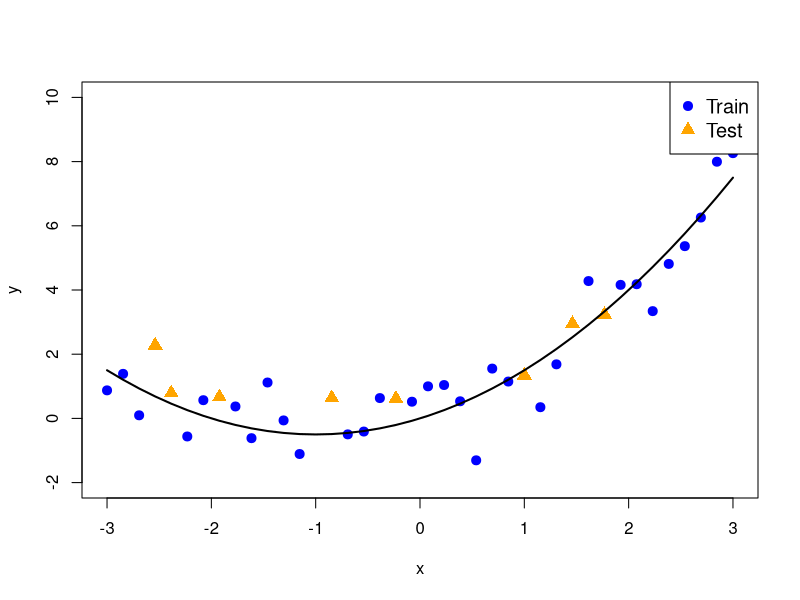
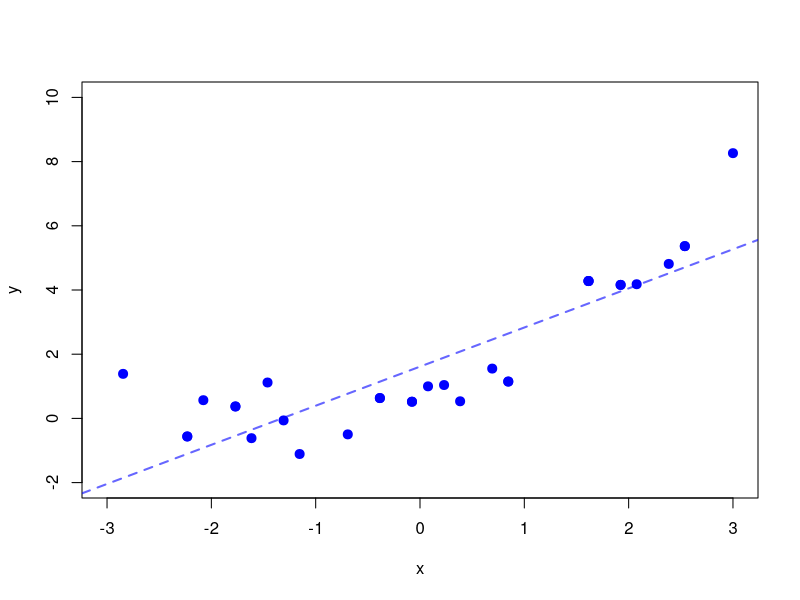
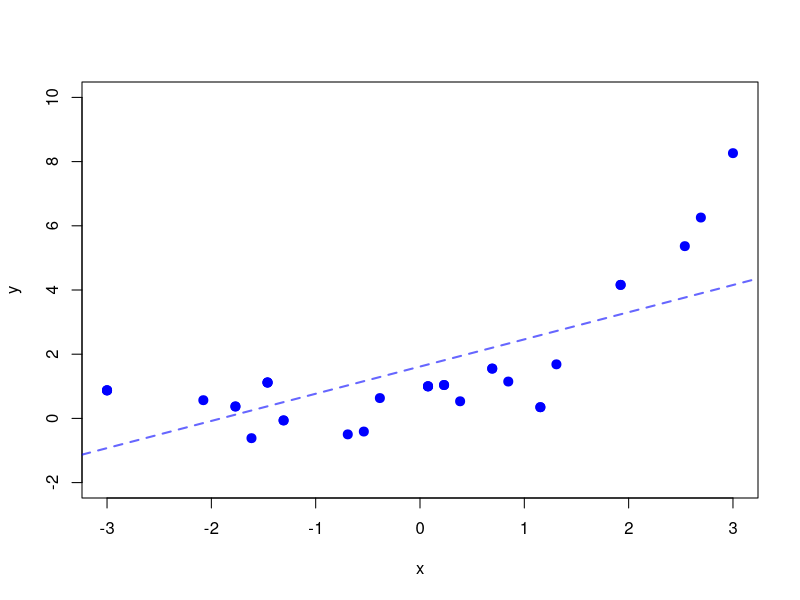
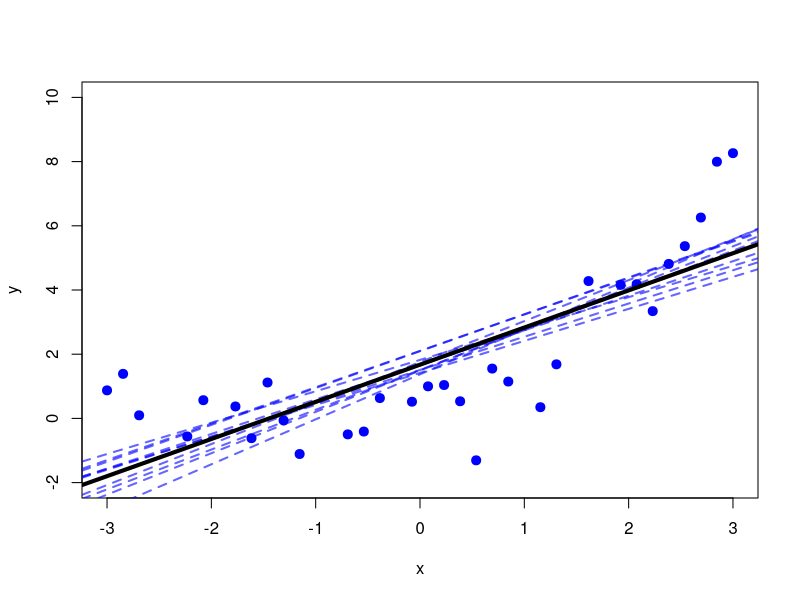
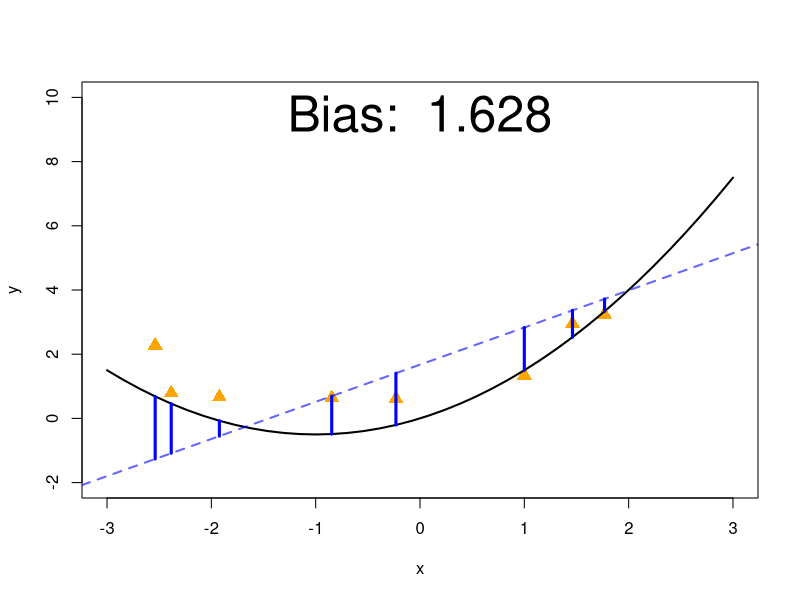
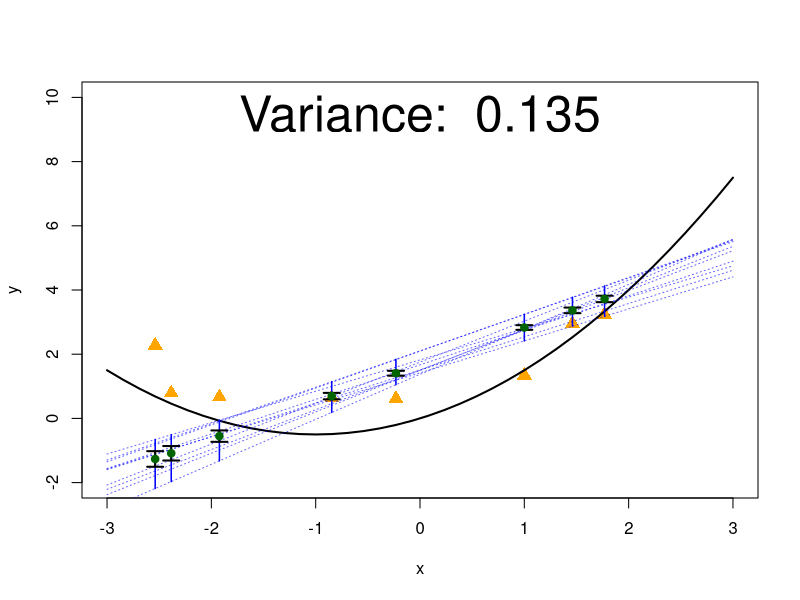
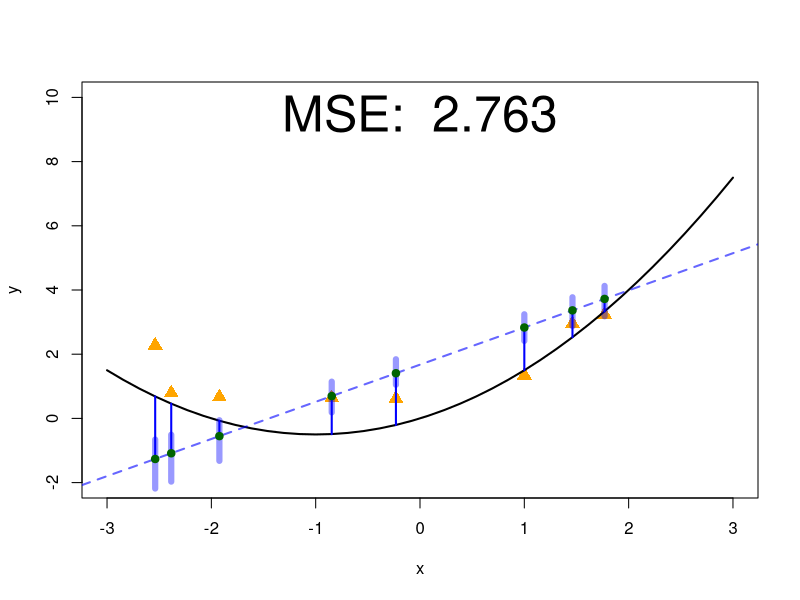
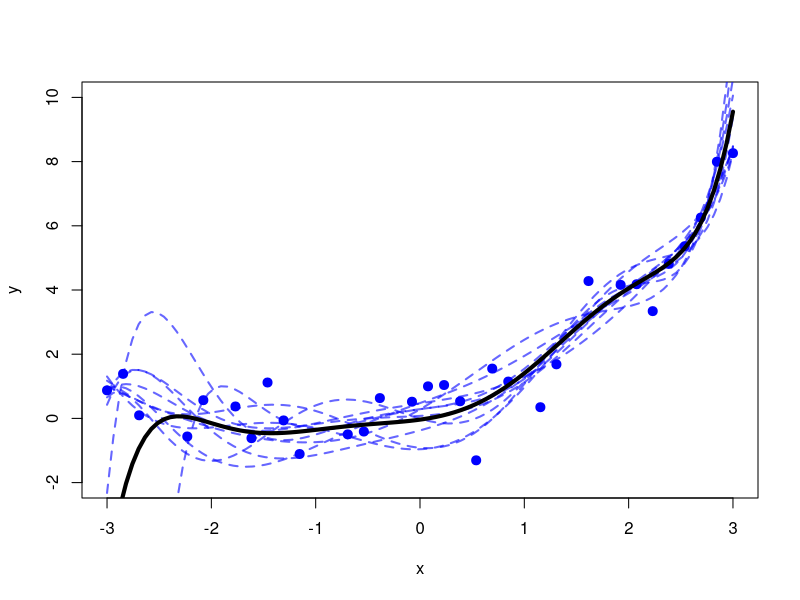

The R script that drew these images, in order:
# ------------------------------------------------------------------------------
# bias-var-decomposition simulation plots (generates range of figures)
# computes the components of the bias variance decomposition for models with
# different complexities (linear regression and polynomial regression)
# ------------------------------------------------------------------------------

set.seed(1)

calculate_polynomial <- function(coef,poly_grade,x){
    # Calculate the polynomial using the coeffficients
    y <- coef[1]
    for (i in 2:(poly_grade+1)){
        y <- y + coef[i] * x^(i-1)
    }
    return(y)
}

plot_polynomial <- function(coef,poly_grade,color="blue",lwd=2,lty=2){
    # Plot the polynomial using the coeffficients
    x <- seq(-3, 3, length.out = 100)
    y <- calculate_polynomial(coef,poly_grade,x)
    # 
    lines(x, y, col = color, lwd=lwd,lty=lty)
}

train_model <- function(training_lenght,X_train,Y_train,poly_grade=1,plot_points = FALSE){
    # Bootstrap the training data
    sample_index <- sample(1:training_length, training_length, replace = TRUE)
    X_train_sample <- X_train[sample_index]
    Y_train_sample <- Y_train[sample_index]
    # Make a dashed line with the model if the flag is true
    if (plot_points){
        plot(X_train_sample, Y_train_sample, col = "blue", pch = 19, cex = 1.2, xlim = c(-3, 3), ylim = c(-2, 10), xlab = "x",ylab = "y")
    }
    model = lm(Y_train_sample ~ poly(X_train_sample, poly_grade,raw=TRUE))
    if (poly_grade == 1){
        abline(model,col=rgb(0, 0, 1, 0.6), lwd = 2, lty=2)
    }
    if (poly_grade > 1){
        plot_polynomial(coef(model), poly_grade, color=rgb(0, 0, 1, 0.6))
        }
    return(coef(model))
}

save_plot <- function(path){
png(path)
}

data_length=40
training_fraction <- 0.80
training_length <- round(training_fraction * data_length)
number_of_models=10

X <- seq(-3, 3, length.out = data_length)
# Apply a polynomial transformation to X and add noise
error_std <- 1
Y_noiseless <-  X + 0.5 * X^2
Y <- Y_noiseless+ rnorm(data_length, mean = 0, sd = error_std)

# Divide the data into training and test
train_index <- sample(1:data_length, training_length )
X_train <- X[train_index]
Y_train <- Y[train_index]
X_test <- X[-train_index]
Y_test <- Y[-train_index]
Y_true_test <- Y_noiseless[-train_index]

### 1st plot: Plot of train and test data
save_plot("../figure/bias_variance_decomposition-train_test.png")
plot(X_train, Y_train, col = "blue", pch = 19, cex = 1.2, xlim = c(-3, 3), ylim = c(-2, 10),xlab = "x",ylab = "y")
points(X[-train_index], Y[-train_index], col = "orange", pch = 17, cex = 1.5)
# add a legend
legend("topright", legend = c("Train", "Test"), col = c("blue", "orange"), pch = c(19,17), pt.cex = c(1.2, 1.5), cex=1.2)
lines(X, Y_noiseless, col = "black", lwd = 2)
dev.off()

### 2nd plot: Explain the sampling with replacement ( bootstrap), show it two times
save_plot("../figure/bias_variance_decomposition-bootstrap_2.png")
train_model(training_length,X_train,Y_train,1,TRUE)
dev.off()
save_plot("../figure/bias_variance_decomposition-bootstrap_1.png")
train_model(training_length,X_train,Y_train,1,TRUE)
dev.off()


### 3th plot: Train N models using different samples from the training data and show them, also show the average model
coef_list <- list()
save_plot("../figure/bias_variance_decomposition-linear_model.png")
plot(X_train, Y_train, col = "blue", pch = 19, cex = 1.2, xlim = c(-3, 3), ylim = c(-2, 10),xlab = "x",ylab = "y")
for (i in 1:number_of_models) {
  coef_list[[i]] <- train_model(training_length,X_train,Y_train,1,FALSE)

}
coef_df <- do.call(rbind, coef_list)
coef_df_mean <- apply(coef_df, 2, mean)
abline(coef_df_mean, col = "black", lwd = 4)
dev.off()


### 4th plot: Plot test points, real model, average model and show the bias
save_plot("../figure/bias_variance_decomposition-linear_model_bias.png")
bias = mean(((coef_df_mean[1] + coef_df_mean[2] * X_test) - ( X_test + 0.5 * X_test^2))^2)
plot(X_test, Y_test, col = "orange", pch = 17, cex = 1.5, xlim = c(-3, 3), ylim = c(-2, 10),xlab = "x",ylab = "y")
lines(X, Y_noiseless, col = "black", lwd = 2)
abline(coef_df_mean, col=rgb(0, 0, 1, 0.6), lwd = 2, lty=2)
segments(X_test,Y_true_test, X_test, calculate_polynomial(coef_df_mean,1,X_test), col = "blue", lwd = 3, lty = 'solid')
# calculate the mean bias with respect to the real model in the test data
text(0, 9.5, paste("Bias: ",round(bias,3)), cex = 3)
dev.off()

### 5th plot: Plot test points, real model, and the predictions of each trained model
save_plot("../figure/bias_variance_decomposition-linear_model_variance.png")
Y_test_predicted <- matrix(0, nrow = number_of_models, ncol = length(X_test))
for (i in 1:number_of_models) {
  Y_test_predicted[i,] <-  coef_list[[i]][1] + coef_list[[i]][2] * X_test
}
prediction_means <- apply(Y_test_predicted, 2, mean)
prediction_vars <- apply(Y_test_predicted, 2, var)
prediction_min <- apply(Y_test_predicted, 2, min)
prediction_max <- apply(Y_test_predicted, 2, max)
plot(X_test, Y_test, col = "orange", pch = 17, cex = 1.5,
     xlim = c(-3, 3), ylim = c(-2, 10), xlab = "x", ylab = "y")
lines(X, Y_noiseless, col = "black", lwd = 2)
for (i in 1:number_of_models) {
  plot_polynomial(coef_list[[i]], 1, col = rgb(0, 0, 1, 0.6), lwd = 1, lty = 3)
}
for (j in 1:length(X_test)) {
  segments(X_test[j], prediction_min[j], X_test[j], prediction_max[j],
           col = "blue", lty = 'solid', lwd = 1.5)
}
arrows(X_test,
       prediction_means - prediction_vars,
       X_test,
       prediction_means + prediction_vars,
       angle = 90, code = 3, length = 0.08,
       col = "black", lwd = 2)
points(X_test, prediction_means, col = "darkgreen", pch = 19, cex = 1)
text(0, 9.5, paste("Variance: ", round(mean(prediction_vars), 3)), cex = 3)
dev.off()


### 6th plot: MSE
save_plot("../figure/bias_variance_decomposition-linear_model_mse.png")

Y_pred_mean <- calculate_polynomial(coef_df_mean, 1, X_test)
bias_squared <- (Y_pred_mean - Y_true_test)^2
variance <- prediction_vars
noise <- rep(error_std^2, length(X_test))

# MSE = Bias² + Variance + Noise
mse <- bias_squared + variance + noise
mse_total <- mean(mse)

plot(X_test, Y_test, col = "orange", pch = 17, cex = 1.5,
     xlim = c(-3, 3), ylim = c(-2, 10),
     xlab = "x", ylab = "y")
lines(X, Y_noiseless, col = "black", lwd = 2)
abline(coef_df_mean, col = rgb(0, 0, 1, 0.6), lwd = 2, lty=2)
segments(X_test, Y_true_test, X_test, Y_pred_mean,
         col = "blue", lwd = 2) # bias
prediction_min <- apply(Y_test_predicted, 2, min)
prediction_max <- apply(Y_test_predicted, 2, max)

for (j in 1:length(X_test)) {
  segments(X_test[j], prediction_min[j], X_test[j], prediction_max[j],
           col = rgb(0,0,1,0.4), lty = 'solid', lwd = 6)
} # var
points(X_test, Y_pred_mean, col = "darkgreen", pch = 19, cex = 1)
text(0, 9.5, paste("MSE: ", round(mse_total, 3)), cex = 3)

dev.off()


###### Now, a much more complex model ######
grade=7
### 7th plot: Train N models using different samples from the training data and show them, also show the average model
coef_list <- list()
save_plot("../figure/bias_variance_decomposition-complex_model.png")
plot(X_train, Y_train, col = "blue", pch = 19, cex = 1.2, xlim = c(-3, 3), ylim = c(-2, 10),xlab = "x",ylab = "y")
for (i in 1:number_of_models) {
  coef_list[[i]] <- train_model(training_length,X_train,Y_train,grade,FALSE)
}
coef_df <- do.call(rbind, coef_list)
coef_df_mean <- apply(coef_df, 2, mean)
plot_polynomial(coef_df_mean,grade,"black",4,1)
dev.off()

### 8th plot: Plot test points, real model, average model and show the bias
save_plot("../figure/bias_variance_decomposition-complex_model_bias.png")
bias=mean(((calculate_polynomial(coef_df_mean,grade,X_test)) - (X_test + 0.5 * X_test^2))^2)
plot(X_test, Y_test, col = "orange", pch = 17, cex = 1.5,xlim = c(-3, 3), ylim = c(-2, 10),xlab = "x",ylab = "y")
lines(X, Y_noiseless, col = "black", lwd = 2)
plot_polynomial(coef_df_mean,grade,rgb(0, 0, 1, 0.6),2,2)
segments(X_test,Y_true_test, X_test, calculate_polynomial(coef_df_mean,grade,X_test), col = "blue", lwd = 3, lty = 'solid')
text(0, 9.5, paste("Bias: ",round(bias,3)), cex = 3)
dev.off()


### 9th plot: Plot test points, real model, and the predictions of each trained model
save_plot("../figure/bias_variance_decomposition-complex_model_variance.png")
Y_test_predicted <- matrix(0, nrow = number_of_models, ncol = length(X_test))
for (i in 1:number_of_models) {
  Y_test_predicted[i,] <-  calculate_polynomial(coef_list[[i]],grade,X_test)
}
prediction_means <- apply(Y_test_predicted, 2, mean)
prediction_vars <- apply(Y_test_predicted, 2, var)
prediction_min <- apply(Y_test_predicted, 2, min)
prediction_max <- apply(Y_test_predicted, 2, max)
plot(X_test, Y_test, col = "orange", pch = 17, cex = 1.5,
     xlim = c(-3, 3), ylim = c(-2, 10), xlab = "x", ylab = "y")
lines(X, Y_noiseless, col = "black", lwd = 2)
for (i in 1:number_of_models) {
  plot_polynomial(coef_list[[i]], grade, col = rgb(0, 0, 1, 0.6), lwd = 1, lty = 3)
}
for (j in 1:length(X_test)) {
  segments(X_test[j], prediction_min[j], X_test[j], prediction_max[j],
           col = "blue", lty = 'solid', lwd = 1.5)
}
arrows(X_test,
       prediction_means - prediction_vars,
       X_test,
       prediction_means + prediction_vars,
       angle = 90, code = 3, length = 0.08,
       col = "black", lwd = 2)
points(X_test, prediction_means, col = "darkgreen", pch = 19, cex = 1)
text(0, 9.5, paste("Variance: ", round(mean(prediction_vars), 3)), cex = 3)
dev.off()


### 10th plot: MSE
save_plot("../figure/bias_variance_decomposition-complex_model_mse.png")

Y_pred_mean <- calculate_polynomial(coef_df_mean, grade, X_test)
bias_squared <- (Y_pred_mean - Y_true_test)^2
variance <- prediction_vars
noise <- rep(error_std^2, length(X_test))

# MSE = Bias² + Variance + Noise
mse <- bias_squared + variance + noise
mse_total <- mean(mse)

plot(X_test, Y_test, col = "orange", pch = 17, cex = 1.5,
     xlim = c(-3, 3), ylim = c(-2, 10),
     xlab = "x", ylab = "y")
lines(X, Y_noiseless, col = "black", lwd = 2)
plot_polynomial(coef_df_mean, grade, color = rgb(0, 0, 1, 0.6), lwd = 2, lty = 2)
segments(X_test, Y_true_test, X_test, Y_pred_mean,
         col = "blue", lwd = 2) # bias
prediction_min <- apply(Y_test_predicted, 2, min)
prediction_max <- apply(Y_test_predicted, 2, max)

for (j in 1:length(X_test)) {
  segments(X_test[j], prediction_min[j], X_test[j], prediction_max[j],
           col = rgb(0,0,1,0.4), lty = 'solid', lwd = 6)
} # var
points(X_test, Y_pred_mean, col = "darkgreen", pch = 19, cex = 1)
text(0, 9.5, paste("MSE: ", round(mse_total, 3)), cex = 3)

dev.off()

###### Now, the correct model ######
grade=2

### 11th plot: Train N models using different samples from the training data and show them, also show the average model
coef_list <- list()
save_plot("../figure/bias_variance_decomposition-correct_model.png")
plot(X_train, Y_train, col = "blue", pch = 19, cex = 1.2, xlim = c(-3, 3), ylim = c(-2, 10),xlab = "x",ylab = "y")
for (i in 1:number_of_models) {
  coef_list[[i]] <- train_model(training_length,X_train,Y_train,grade,FALSE)
}
coef_df <- do.call(rbind, coef_list)
coef_df_mean <- apply(coef_df, 2, mean)
plot_polynomial(coef_df_mean,grade,"black",4,1)
dev.off()

### 12th plot: Plot test points, real model, average model and show the bias
save_plot("../figure/bias_variance_decomposition-correct_model_bias.png")
bias=mean(((calculate_polynomial(coef_df_mean,grade,X_test)) - (X_test + 0.5 * X_test^2))^2)
plot(X_test, Y_test, col = "orange", pch = 17, cex = 1.5,xlim = c(-3, 3), ylim = c(-2, 10),xlab = "x",ylab = "y")
lines(X, Y_noiseless, col = "black", lwd = 2)
plot_polynomial(coef_df_mean,grade,rgb(0,0,1,0.6),2,2)
segments(X_test,Y_true_test, X_test, calculate_polynomial(coef_df_mean,grade,X_test), col = "blue", lwd = 3, lty = 'solid')
text(0, 9.5, paste("Bias: ",round(bias,3)), cex = 3)
dev.off()

### 13th plot: Plot test points, real model, and the predictions of each trained model
save_plot("../figure/bias_variance_decomposition-correct_model_variance.png")
Y_test_predicted <- matrix(0, nrow = number_of_models, ncol = length(X_test))
for (i in 1:number_of_models) {
  Y_test_predicted[i,] <-  calculate_polynomial(coef_list[[i]],grade,X_test)
}
prediction_means <- apply(Y_test_predicted, 2, mean)
prediction_vars <- apply(Y_test_predicted, 2, var)
prediction_min <- apply(Y_test_predicted, 2, min)
prediction_max <- apply(Y_test_predicted, 2, max)
plot(X_test, Y_test, col = "orange", pch = 17, cex = 1.5,
     xlim = c(-3, 3), ylim = c(-2, 10), xlab = "x", ylab = "y")
lines(X, Y_noiseless, col = "black", lwd = 2)
for (i in 1:number_of_models) {
  plot_polynomial(coef_list[[i]], grade, col = rgb(0, 0, 1, 0.6), lwd = 1, lty = 3)
}
for (j in 1:length(X_test)) {
  segments(X_test[j], prediction_min[j], X_test[j], prediction_max[j],
           col = "blue", lty = 'solid', lwd = 1.5)
}
arrows(X_test,
       prediction_means - prediction_vars,
       X_test,
       prediction_means + prediction_vars,
       angle = 90, code = 3, length = 0.08,
       col = "black", lwd = 2)
points(X_test, prediction_means, col = "darkgreen", pch = 19, cex = 1)
text(0, 9.5, paste("Variance: ", round(mean(prediction_vars), 3)), cex = 3)
dev.off()



### 14th plot: MSE visualization for correct model (grade = 2)

save_plot("../figure/bias_variance_decomposition-correct_model_mse.png")

Y_pred_mean <- calculate_polynomial(coef_df_mean, grade, X_test)

bias_squared <- (Y_pred_mean - Y_true_test)^2
variance <- prediction_vars
noise <- rep(error_std^2, length(X_test))

mse <- bias_squared + variance + noise
mse_total <- mean(mse)

plot(X_test, Y_test, col = "orange", pch = 17, cex = 1.5,
     xlim = c(-3, 3), ylim = c(-2, 10),
     xlab = "x", ylab = "y")

lines(X, Y_noiseless, col = "black", lwd = 2)

plot_polynomial(coef_df_mean, grade, color = rgb(0, 0, 1, 0.6), lwd = 2, lty = 2)
segments(X_test, Y_true_test, X_test, Y_pred_mean,
         col = "blue", lwd = 2) #bias
prediction_min <- apply(Y_test_predicted, 2, min)
prediction_max <- apply(Y_test_predicted, 2, max)
for (j in 1:length(X_test)) {
  segments(X_test[j], prediction_min[j], X_test[j], prediction_max[j],
           col = rgb(0, 0, 1, 0.4), lty = 'solid', lwd = 6)
} #var

points(X_test, Y_pred_mean, col = "darkgreen", pch = 19, cex = 1)
text(0, 9.5, paste("MSE: ", round(mse_total, 3)), cex = 3)
dev.off()
